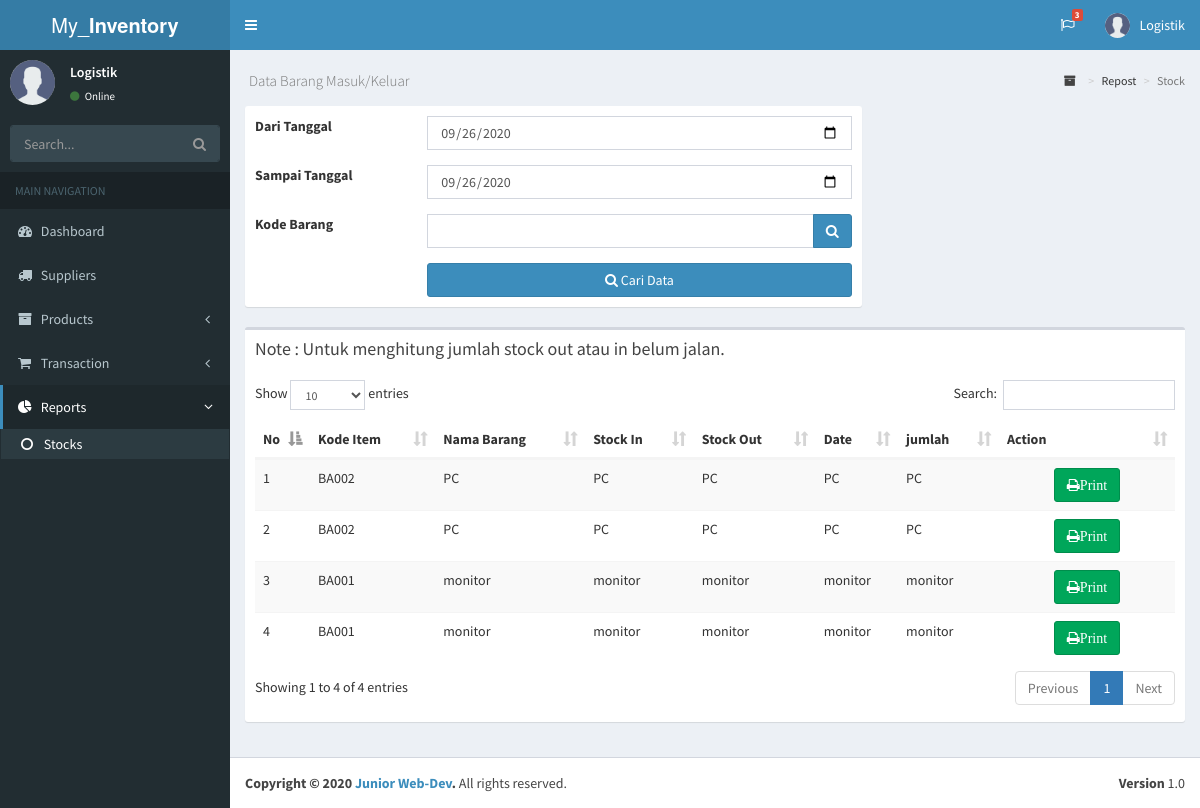
Screenshot of /index.php/report/mutasi_stock with the database file from the repository.
### tables this page shows
CREATE TABLE `tbl_user` (
  `user_id` int(11) NOT NULL,
  `username` varchar(50) NOT NULL,
  `password` varchar(50) NOT NULL,
  `level` int(11) NOT NULL,
  `created` datetime NOT NULL
);

CREATE TABLE `tbl_stock` (
  `stock_id` int(11) NOT NULL,
  `item_id` int(11) NOT NULL,
  `type` enum('in','out') NOT NULL,
  `detail` varchar(100) NOT NULL,
  `supplier_id` int(11) DEFAULT NULL,
  `qty` int(11) NOT NULL,
  `date` date NOT NULL,
  `created` datetime NOT NULL DEFAULT CURRENT_TIMESTAMP,
  `updated` timestamp NOT NULL DEFAULT CURRENT_TIMESTAMP,
  `user_id` int(11) NOT NULL
);

CREATE TABLE `tbl_item` (
  `item_id` int(11) NOT NULL,
  `kode_item` varchar(50) NOT NULL,
  `barcode` varchar(50) NOT NULL,
  `nama_item` varchar(50) NOT NULL,
  `kategory_id` int(11) NOT NULL,
  `unit_id` int(11) NOT NULL,
  `price` varchar(50) NOT NULL,
  `stock` int(11) NOT NULL DEFAULT '0',
  `image` varchar(50) DEFAULT NULL,
  `deskripsi` text NOT NULL,
  `created` date DEFAULT NULL,
  `updated` timestamp NOT NULL DEFAULT CURRENT_TIMESTAMP
);

### application/libraries/Template_backend.php (called while the page is built)
<?php
class Template_backend{
	var $template_data = array();
	function set($name, $value){
		$this->template_data[$name] = $value;
	}
	function load($Template_backend = '', $view='', $view_data = array(), $return = FALSE){
        $this->CI =& get_instance();
        $this->set('backend', $this->CI->load->view($view, $view_data, TRUE));
        return $this->CI->load->view($Template_backend, $this->template_data, $return);
	}
}

### application/controllers/Report.php (called while the page is built, shortened)
<?php
class Report extends CI_Controller {
	public function mutasi_stock(){
		$kode_item = $this->input->post('kode_item');
			$data['item'] 		= $this->item_model->get()->result();
		if($kode_item == ""){
			$mutasi 	= $this->report_model->get_mutasi_stock();
			$data = [
				'row' => $mutasi
			];
			$data['row'] = $this->report_model->get_mutasi_stock()->result();
		}
		$this->template_backend->load('template_backend', 'report/mutasi_stock/index', $data);
	}
}

### index.php (called while the page is built, shortened)
<?php
require_once BASEPATH.'core/CodeIgniter.php';

### application/models/Report_model.php (called while the page is built, shortened)
<?php
class Report_model extends CI_Model {
	public function get_item_id(){
		$this->db->select('item_id, kode_item');
		$this->db->from('tbl_item');
		$query = $this->db->get();
		return $query;
	}
	public function get_mutasi_stock($id = null){
		$this->db->select('*');
		$this->db->from('tbl_stock');
		$this->db->join('tbl_item', 'tbl_item.item_id = tbl_stock.item_id', 'left');
		$this->db->order_by('stock_id', 'desc');
		$query = $this->db->get();
		return $query;
	}
}

### application/libraries/User_login.php (called while the page is built, shortened)
<?php
class User_login
{
	protected $ci;
	public function __construct()
	{
        $this->ci =& get_instance();
	}
	function user_session(){
		$user_id	= $this->ci->session->userdata('user_id');
		$user_data 	= $this->ci->user_model->get($user_id)->row();
		return $user_data;
	}
}

### application/models/User_model.php (called while the page is built, shortened)
<?php
class User_model extends CI_Model {
	public function get($id = null){
		$this->db->select('*');
		$this->db->from('tbl_user');
		$this->db->order_by('user_id', 'desc');
		$query = $this->db->get();
		return $query;
	}
}

### application/views/report/mutasi_stock/index.php (the view, shortened to what this page needs)
<section class="content-header">
	<h1>
		<small>Data Barang Masuk/Keluar</small>
	</h1>
	<ol class="breadcrumb">
		<li><a href=""><i class="fa fa-archive"></i></a></li>
		<li>Repost</li>
		<li class="active">Stock</li>
	</ol>
</section>
<section class="content">
    <div class="row">
        <div class="col-md-8">
            <div class="box box-widget">
                <div class="box-body">
                    <form action="<?php echo site_url('report/mutasi_stock')  ?>" method="post">
                        <table width="100%">
                            <tr>
                                <td style="vertical-align : top ">
                                    <label for="Date"> Dari Tanggal  </label>
                                </td>
                                <td>
                                    <div class="form-group">
                                        <input type="date" id="date" name="tgl_awal" value="<?=date('Y-m-d')?>" class="form-control ">
                                    </div>
                                </td>
                            </tr>
                            <tr>
                               <td style="vertical-align : top ">
                                    <label for="Date"> Sampai Tanggal  </label>
                                </td>
                                <td>
                                    <div class="form-group">
                                        <input type="date" id="date" name="tgl_akhir" value="<?=date('Y-m-d')?>" class="form-control ">
                                    </div>
                                </td>
                            </tr>
                            <tr>
                            	<td style="vertical-align : top ">
                                    <label for="Date"> Kode Barang  </label>
                                </td>
                            	<td>
                                    <div class="form-group input-group">
                                        <input type="kode_item" id="kode_item" name="kode_item" class="form-control ">
                                            <span class="input-group-btn">
                                                <button type="button" class="btn btn-primary" data-toggle="modal" data-target="#modal-item">
                                               		<i class="fa fa-search"></i>
                                                </button>
                                            </span>
                                    </div>
                                </td>
                            </tr>
                            <tr>
                            	<td></td>
                                <td>
                                    <div>
                                        <button type="submit" id="cari_tanggal" name="cari_tanggal" class="btn btn-primary btn-block">
                                            <i class="fa fa-search"></i> Cari Data
                                        </button>
                                    </div>
                                </td>
                            </tr>
                        </table>
                    </form>
                </div>
            </div>
        </div>
    </div>
    <div class="box">
        <div class="box-header">
            <h3 class="box-title">Note : Untuk menghitung jumlah stock out atau in belum jalan.</h3>
        </div>
        <div class="box-body table-responsive">
            <table  class="table table-bodered table-striped" id="table1">
                <thead>
                    <tr>
                        <th>No</th>
                        <th>Kode Item</th>
                        <th>Nama Barang</th>
                        <th>Stock In</th>
                        <th>Stock Out</th>
                        <th>Date</th>
                        <th>jumlah</th>
                        <th>Action</th>
                    </tr>
                </thead>
                <tbody>
                    <?php $no =1; foreach ($row as $key => $detail) { ?>
                        <tr>
                            <td style="width: 5px"><?php echo $no++  ?></td>
                            <td><?php echo $detail->kode_item ?></td>
                            <td><?php echo $detail->nama_item ?></td>
                            <td><?php echo $detail->nama_item ?></td>
                            <td><?php echo $detail->nama_item ?></td>
                            <td><?php echo $detail->nama_item ?></td>
                            <td><?php echo $detail->nama_item ?></td>
                            <td class="text-center" width="160px">
                                <a href="#" class="btn btn-success">
                                    <i class="fa fa-print">Print</i>
                                </a>
                            </td>
                        </tr>
                    <?php } ?>
                </tbody>
            </table>
        </div>
    </div>
</section>

### application/views/template_backend.php (shortened to what this page needs)
<!DOCTYPE html>
<html>
<head>
	<link rel="stylesheet" href="<?=base_url()?>assets/back-end/bower_components/bootstrap/dist/css/bootstrap.min.css">
	<link rel="stylesheet" href="<?=base_url()?>assets/back-end/bower_components/font-awesome/css/font-awesome.min.css">
	<link rel="stylesheet" href="<?=base_url()?>assets/back-end/bower_components/datatables.net-bs/css/dataTables.bootstrap.min.css">
	<link rel="stylesheet" href="<?=base_url()?>assets/back-end/dist/css/AdminLTE.min.css">
	<link rel="stylesheet" href="<?=base_url()?>assets/back-end/dist/css/skins/_all-skins.min.css">
</head>
<body class="hold-transition skin-blue sidebar-mini <?= $this->uri->segment(1) =='sales' ? 'sidebar-collapse' : null ?>" >
	<div class="wrapper">
		<header class="main-header">
			<a href="<?=base_url('dashboard')?>" class="logo">
				<span class="logo-lg">My_<b>Inventory</b></span>
			</a>
			<nav class="navbar navbar-static-top">
				<a href="#" class="sidebar-toggle" data-toggle="push-menu" role="button">
				</a>
				<div class="navbar-custom-menu">
					<ul class="nav navbar-nav">
						<li class="dropdown tasks-menu">
							<a href="#" class="dropdown-toggle" data-toggle="dropdown">
								<i class="fa fa-flag-o"></i>
								<span class="label label-danger">3</span>
							</a>
						</li>
						<li class="dropdown user user-menu">
							<a href="#" class="dropdown-toggle" data-toggle="dropdown">
								<img src="<?=base_url()?>assets/back-end/dist/img/user.jpg" class="user-image">
								<span class="hidden-xs"><?php echo ucfirst($this->user_login->user_session()->username) ?></span>
							</a>
						</li>
					</ul>
				</div>
			</nav>
		</header>
		<aside class="main-sidebar">
			<section class="sidebar">
				<div class="user-panel">
					<div class="pull-left image">
						<img src="<?=base_url()?>assets/back-end/dist/img/user.jpg" class="img-circle">
					</div>
					<div class="pull-left info">
						<p><?php echo ucfirst($this->user_login->user_session()->username) ?></p>
						<a href="#"><i class="fa fa-circle text-success"></i> Online</a>
					</div>
				</div>
				<form action="#" method="get" class="sidebar-form">
					<div class="input-group">
						<input type="text" name="q" class="form-control" placeholder="Search...">
						<span class="input-group-btn">
							<button type="submit" name="search" id="search-btn" class="btn btn-flat"><i class="fa fa-search"></i></button>
						</span>
					</div>
				</form>
				<ul class="sidebar-menu" data-widget="tree">
					<li class="header">MAIN NAVIGATION</li>
					<li <?= $this->uri->segment(1) == 'dashboard' || $this->uri->segment(1) == '' ? 'class="active"' : '' ?> >
						<a href="<?php echo site_url('dashboard') ?>"><i class="fa fa-dashboard"></i> <span>Dashboard</span></a>
					</li>
					<li <?= $this->uri->segment(1) == 'supplier' ? 'class="active"' : '' ?> >
						<a href="<?php echo site_url('supplier') ?>"><i class="fa fa-truck"></i> <span>Suppliers</span></a>
					</li>
					<li class="treeview <?= $this->uri->segment(1) == 'kategory' || $this->uri->segment(1) == 'unit' || $this->uri->segment(1) == 'item' ? 'active' : '' ?> ">
						<a href="#">
							<i class="fa fa-archive"></i> <span>Products</span>
							<span class="pull-right-container"><i class="fa fa-angle-left pull-right"></i></span>
						</a>
					</li>
					<li class="treeview <?= $this->uri->segment(1) == 'stock' || $this->uri->segment(1) == 'sales' ? 'active' : '' ?> ">
						<a href="#">
							<i class="fa fa-shopping-cart"></i> <span>Transaction</span>
							<span class="pull-right-container"><i class="fa fa-angle-left pull-right"></i></span>
						</a>
					</li>
					<li class="treeview  <?= $this->uri->segment(1) == 'report' || $this->uri->segment(2) == 'get_sale' ? 'active' : '' ?>  ">
						<a href="#">
							<i class="fa fa-pie-chart"></i> <span>Reports</span>
							<span class="pull-right-container"><i class="fa fa-angle-left pull-right"></i></span>
						</a>
						<ul class="treeview-menu">
							<li <?= $this->uri->segment(1) == 'report' && $this->uri->segment(2) == 'mutasi_stock' ? 'class="active"' : '' ?> >
								<a href="<?=site_url('report/mutasi_stock') ?>">
									<i class="fa fa-circle-o"></i> Stocks
								</a>
							</li>
						</ul>
					</li>
				</ul>
			</section>
		</aside>
		<div class="content-wrapper">
			<?php echo $backend ?>
		</div>
		<footer class="main-footer">
			<div class="pull-right hidden-xs">
				<b>Version</b> 1.0
			</div>
			<strong>Copyright &copy; <?php echo date('Y'); ?> <a href="alamat hithub">Junior Web-Dev</a>.</strong> All rights reserved.
		</footer>
	</div>
</body>
</html>

### rows the page displays
tbl_user: username "Logistik"
tbl_stock: item.kode_item "BA002", item.nama_item "PC"
tbl_stock: item.kode_item "BA002", item.nama_item "PC"
tbl_stock: item.kode_item "BA001", item.nama_item "monitor"
tbl_stock: item.kode_item "BA001", item.nama_item "monitor"
